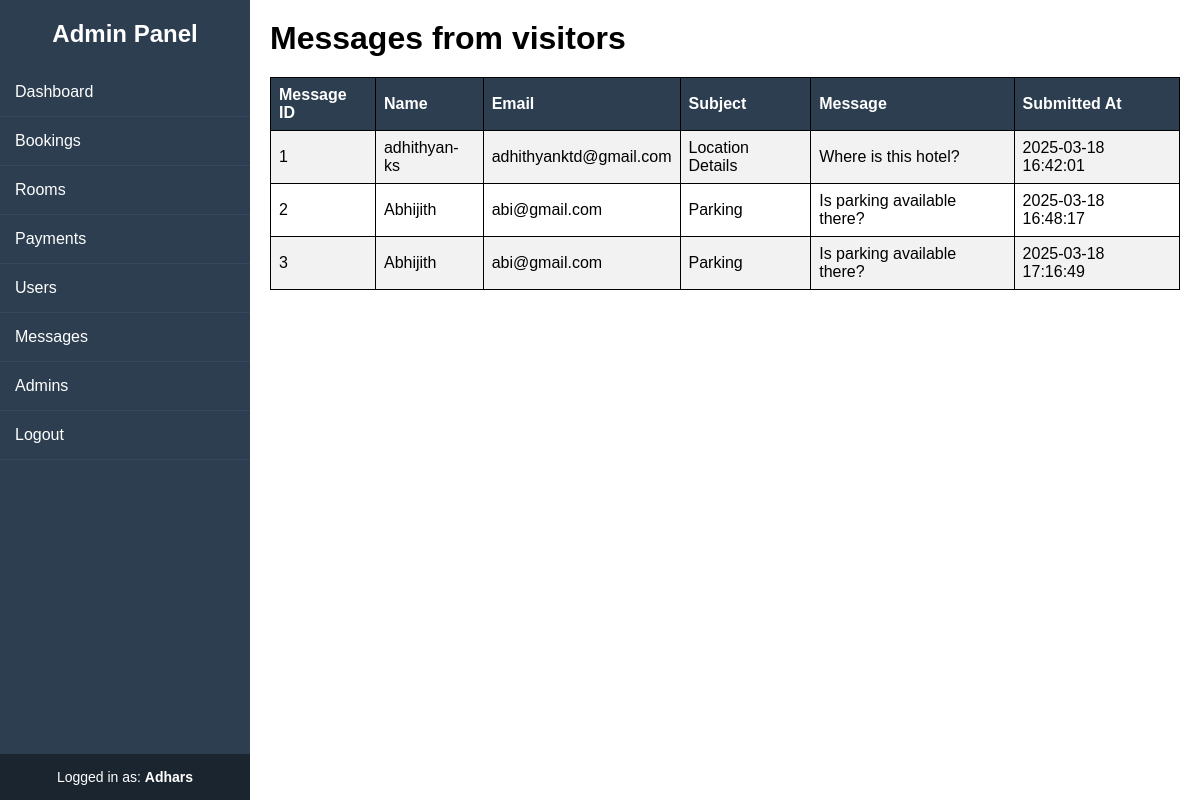
/admin/messages.php (signed in), run on an earlier commit of the app's database.
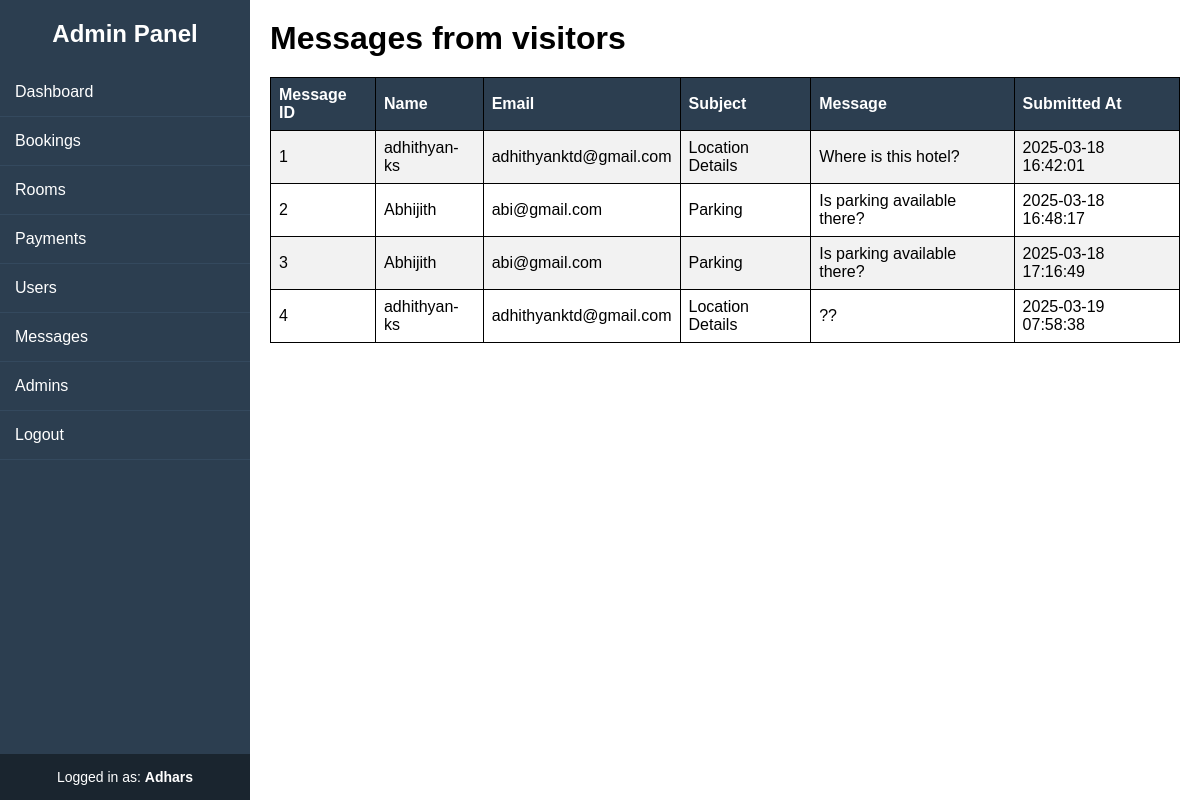
And on a later commit of the database.
### tables this page shows
CREATE TABLE `messages` (
  `message_id` int(11) NOT NULL,
  `name` varchar(100) NOT NULL,
  `email` varchar(100) NOT NULL,
  `subject` varchar(255) NOT NULL,
  `message` text NOT NULL,
  `submitted_at` timestamp NOT NULL DEFAULT current_timestamp()
);

### admin/messages.php (the view, shortened to what this page needs)
<?php include '../includes/config.php'; ?>
<!DOCTYPE html>
<html lang="en">
<head>
    <link rel="stylesheet" href="../css/sidebar.css">
    <link rel="stylesheet" href="../css/table.css">
</head>
<body>
    <?php include 'inc/sidebar.php'; ?>
    <div class="content">
        <h1>Messages from visitors</h1>
        <?php
        $query = "SELECT * FROM messages";
        $result = $conn->query($query);
        echo "<table><tr><th>Message ID</th><th>Name</th><th>Email</th><th>Subject</th><th>Message</th><th>Submitted At</th></tr>";
        while ($row = mysqli_fetch_assoc($result)) {
            echo "<tr><td>" . $row['message_id'] . "</td>";
            echo "<td>" . $row['name'] . "</td>";
            echo "<td>" . $row['email'] . "</td>";
            echo "<td>" . $row['subject'] . "</td>";
            echo "<td>" . $row['message'] . "</td>";
            echo "<td>" . $row['submitted_at'] . "</td></tr>";
        }
        echo "</table>";
        ?>
    </div>
</body>
</html>

What changed in the data, as far as the page shows it:
added messages: message_id "4", name "adhithyan-ks", email "adhithyanktd@gmail.com", subject "Location Details", message "??", submitted_at "2025-03-19 07:58:38"
